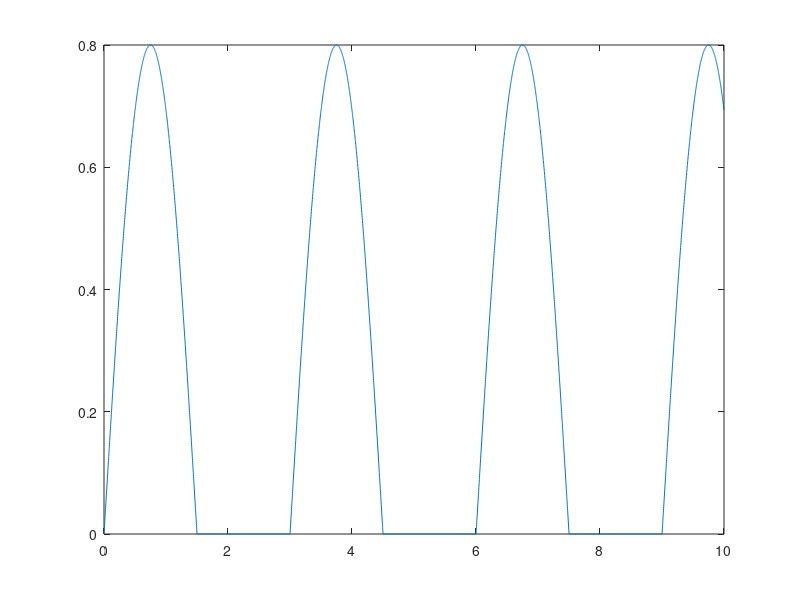

Reproduce this figure in MATLAB.
t1=0:0.002:10;
t2=0:0.02:10;
t3=0:0.2:10;
amp = 0.8;
f=0.3333;
sig1=amp*sin(2*pi*f*t1);
sig2=amp*sin(2*pi*f*t2);
sig3=amp*sin(2*pi*f*t3);
for i=1:length(sig1)
    if sig1(i)<0
        sig1(i)=0;
    end
end
plot(t1,sig1)
